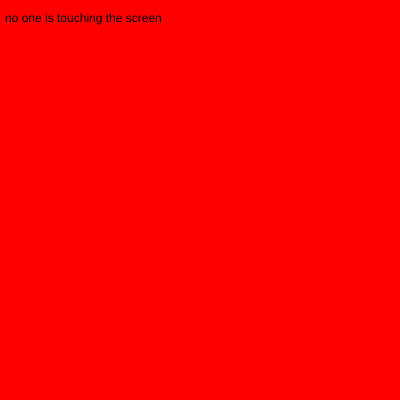
Frame 1 (no input)
Frame 60 (no input): identical to frame 1, image omitted
Frame 120 (the mouse pressed at the canvas centre since frame 60): identical to frame 1, image omitted

The p5.js sketch that drew this single still picture (run headless with seeded random() and noise() and a simulated clock; from frame 60 on, the mouse is pressed at the canvas centre):

// p5.js sketch
// ── sketch.js
let numberOfTouches ;

function setup() {
  createCanvas(400, 400);
}

function draw() {
  clear();
  numberOfTouches = touches.length;
  text(numberOfTouches + ' touches', 5, 10);

  switch(numberOfTouches) {
    case 0:
      background('red');
      text("no one is touching the screen", 5, 22) ;
      break ;

      case 1:
      background('blue');
       text("it's kind of lonely here", 5, 22) ;
      // put a picture here
      break ;

      case 2:
      background('yellow');
      text("two fingers are touching the screen", 5, 22) ;
            // put a picture here
      break ;

      case 3:
      background('green');
     text("three are touching the screen", 5, 22) ;
            // put a picture here
      break ;


  }

}
